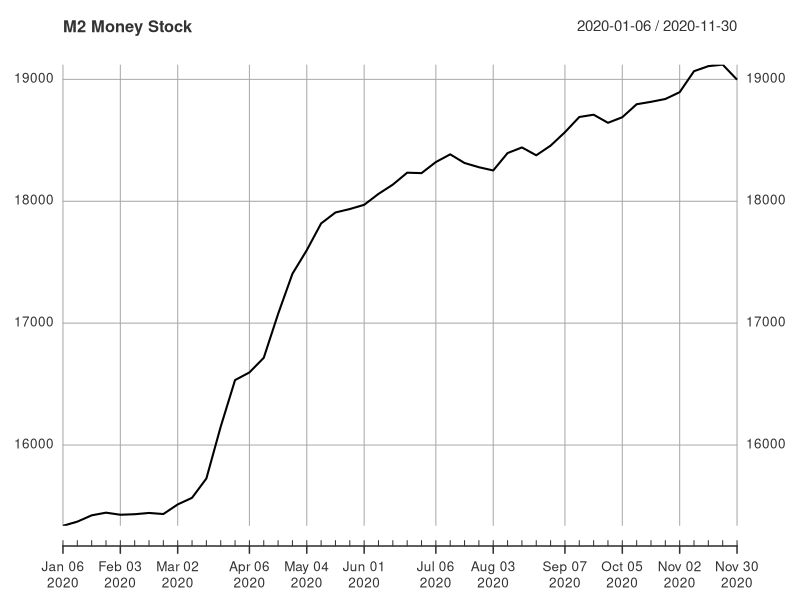
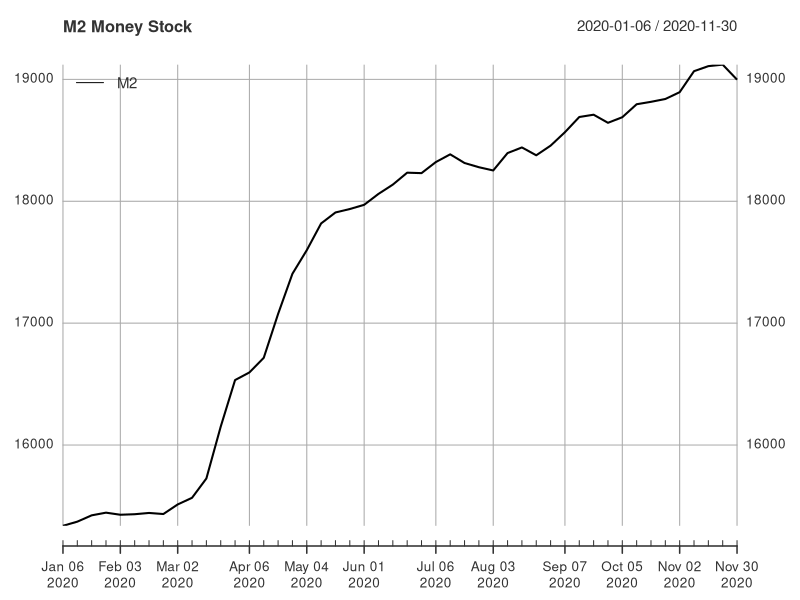
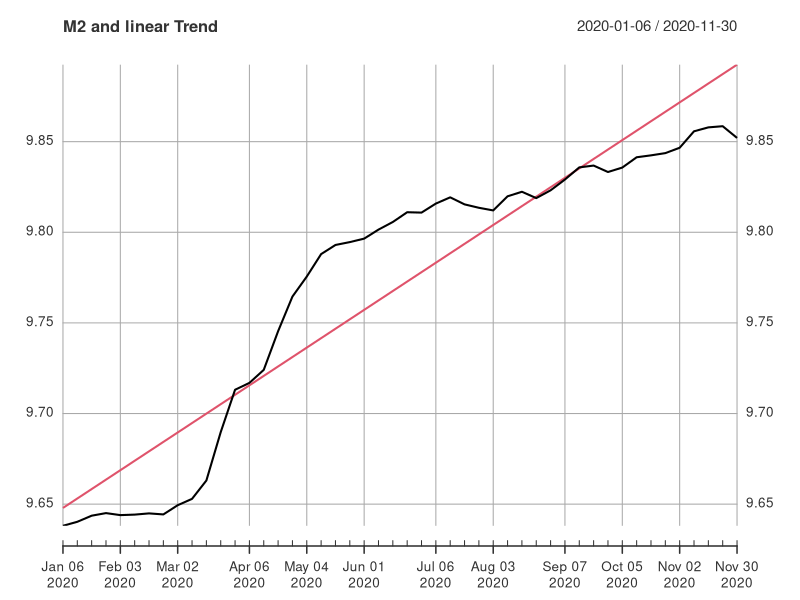
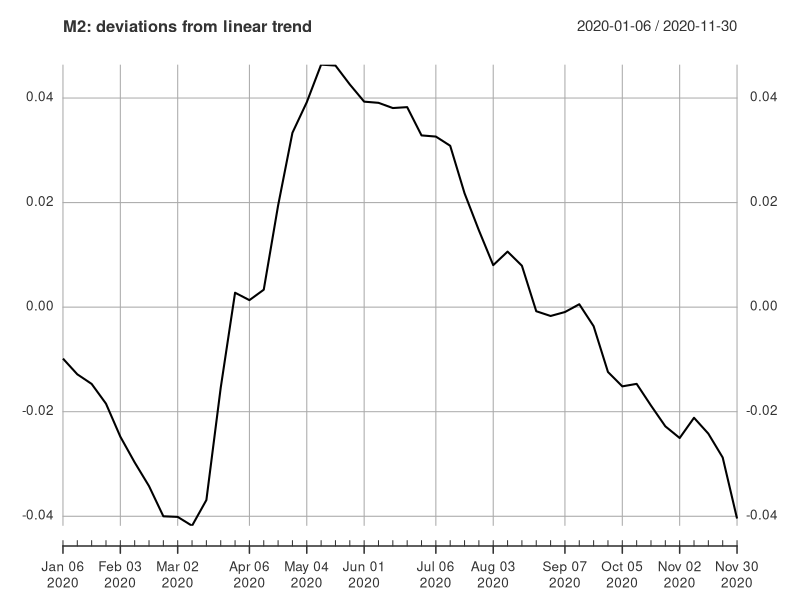
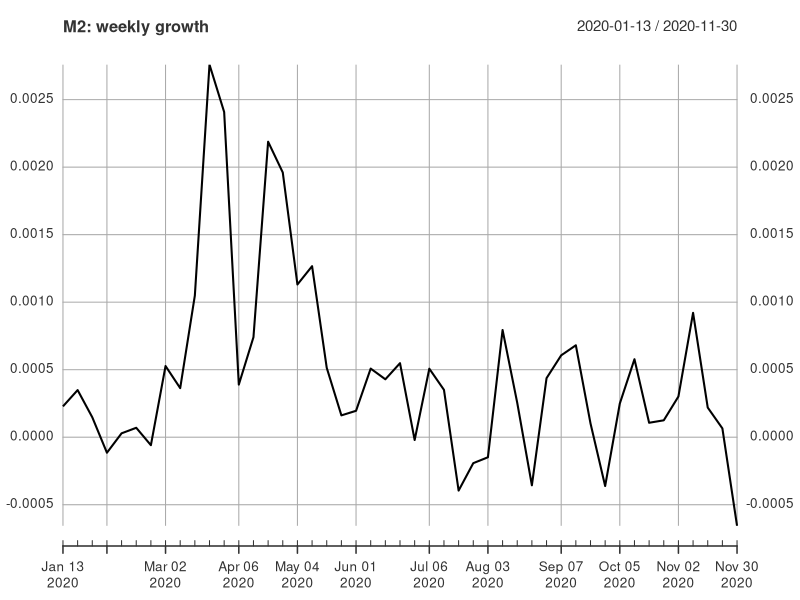
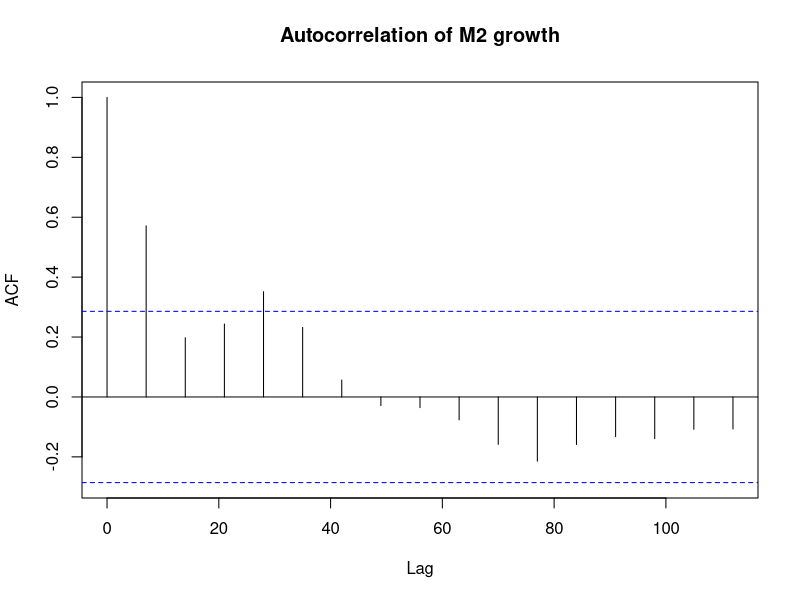
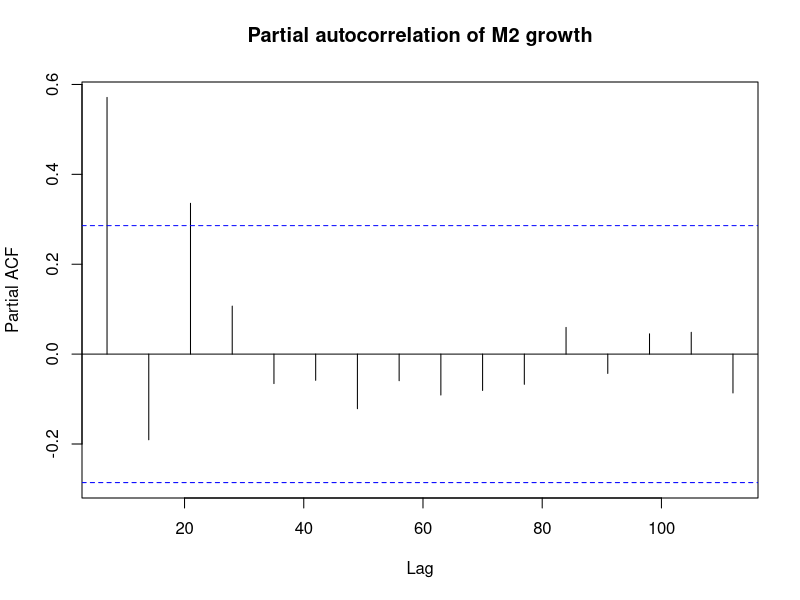
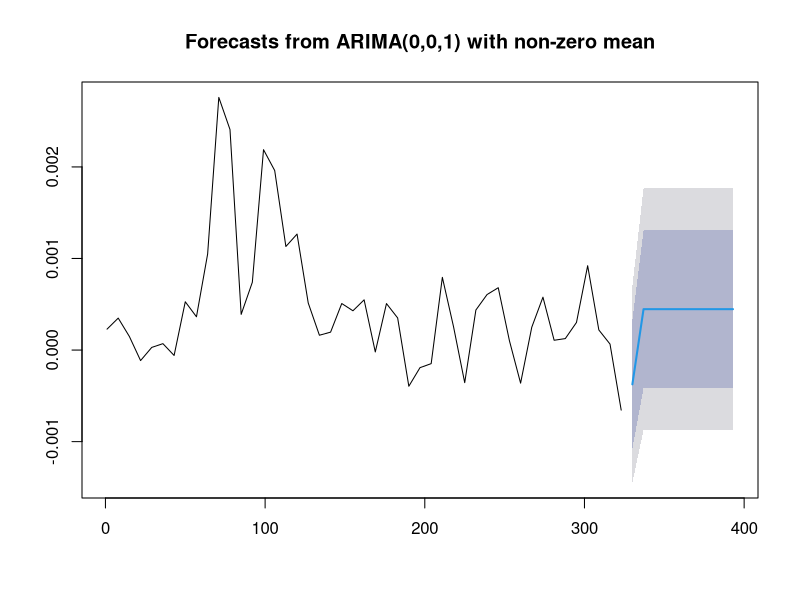

These figures' R source, in order:
rm(list=ls())
setwd(getwd())

library(xts) 
library(forecast) 

#importing data set.
rawData <- read.csv("M2weekly_corona.csv", header = TRUE, sep = ",")
data <- as.xts(x = rawData[,-1], order.by = as.Date(rawData$DATE, "%Y-%m-%d"))

#plotting M2
plot.xts(data,  main = "M2 Money Stock")
addLegend("topleft", on=1, 
          legend.names = "M2", 
          lty=c(1, 1),
          col="black")
#Plotting linear trend
modelM2Trend <- lm(log(data) ~ c(1:length(data)))
plot.xts(cbind(log(data),modelM2Trend$fitted.values), main = "M2 and linear Trend")

#Plotting deviations
plot.xts(as.xts(modelM2Trend$residuals),  main = "M2: deviations from linear trend")

#plotting growth
dlnData = diff.xts(as.xts(log(data)),1,1,na.pad=FALSE,log=TRUE)
plot.xts(dlnData,  main = "M2: weekly growth")

#checking for autocorrelation & partial autocorrelation
acfDlnGDP = acf(dlnData,na.action = na.contiguous,  main = "Autocorrelation of M2 growth")

pacfDlnGDP = pacf(dlnData,na.action = na.contiguous,  main = "Partial autocorrelation of M2 growth")

#using auto.arima with method bic to check what model we get.
forecast::auto.arima(dlnData,ic="bic")

#plotting growth of M2 forecast
modelM2Growth = forecast::auto.arima(dlnData)
forecastM2Growth = forecast::forecast(modelM2Growth)
plot(forecastM2Growth)

#Plotting again forecast, but this time just the data by itself for easier readability of the value of M2
modelM2Level = forecast::auto.arima(data,ic="bic")
forecastM2Level = forecast::forecast(modelM2Level)
plot(forecastM2Level)
